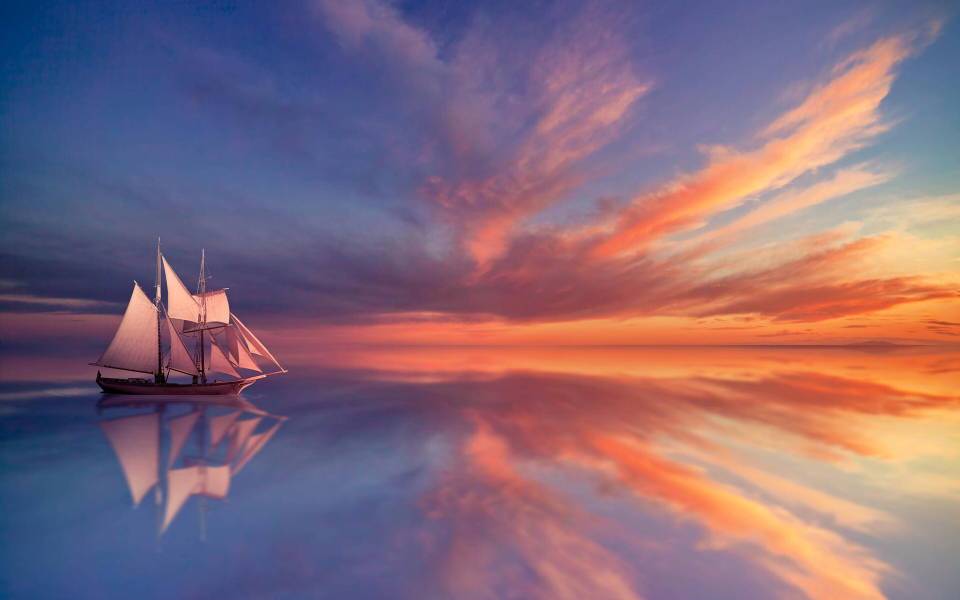
%> input picture GrayscaleImageColoring/MyColorization/colorImage15.jpg, 1920 x 1200 px (shown at 1/2 size)
$ octave myWelsh00.m   (GNU Octave 9; MATLAB toolbox functions it lacks are replaced by stand-ins)
%> lines starting %> are read from the running program, lines starting %| are printed output that depends on the picture
%This File's Function Is Transferring Color To Grey Image Using Welsh
%Algorithm
clc
clear
grayDestinationImageName = 'desImage15.jpg';
colorSourceImageName= 'colorImage15.jpg';
imshow(colorSourceImageName);
figure;
%=Read Destination Greyscale Image And Color SourceImage
destinationImage = imread(grayDestinationImageName);
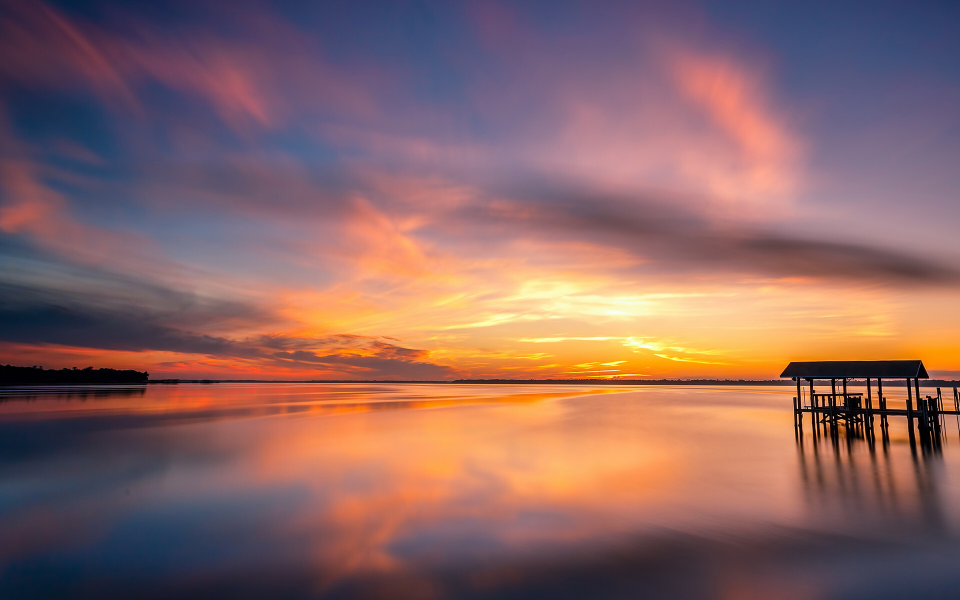
%> input picture GrayscaleImageColoring/MyColorization/desImage15.jpg, 1920 x 1200 px (shown at 1/2 size)
%> destinationImage is the input picture: size 1200x1920x3 uint8; mean R, G, B 138.5, 101.7, 99.6
destinationImage = rgb2gray(destinationImage);
%> destinationImage: size 1200x1920 uint8
if size(size(destinationImage)) == [1,2]
    destinationImage = cat(3,destinationImage,destinationImage,destinationImage);
%> destinationImage: size 1200x1920x3 uint8
end
destinationImage = imresize(destinationImage,0.1);
%> destinationImage: size 120x192x3 uint8

%destinationImage = rgb2gray(destinationImage);
colorSourceImage = imread(colorSourceImageName);
%> colorSourceImage is the input picture: size 1200x1920x3 uint8; mean R, G, B 134.5, 106.4, 122.2
colorSourceImage = imresize(colorSourceImage,0.1);
%> colorSourceImage: size 120x192x3 uint8
%=Convert Each Image From RGB Color Space To LAB Color Space
labDesImageMatrix = rgb2lab(destinationImage);
%> labDesImageMatrix: size 120x192x3 double; mean of channels 1, 2, 3 46.7, 0, 0
labSouImageMatrix = rgb2lab(colorSourceImage);
%> labSouImageMatrix: size 120x192x3 double; mean of channels 1, 2, 3 48.7, 16.8, -4.1
%Get LAB Vector Information From Each Image
LDesImageMatrix = labDesImageMatrix(:,:,1);
ADesImageMatrix = labDesImageMatrix(:,:,2);
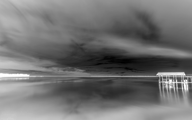
%> ADesImageMatrix: size 120x192 double; min -0.00241, max 0, mean -0.00132; drawn with min black and max white
BDesImageMatrix = labDesImageMatrix(:,:,3);
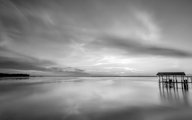
%> BDesImageMatrix: size 120x192 double; min 0, max 0.00457, mean 0.00251; drawn with min black and max white

LSouImageMatrix = labSouImageMatrix(:,:,1);
ASouImageMatrix = labSouImageMatrix(:,:,2);
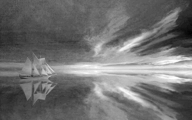
%> ASouImageMatrix: size 120x192 double; min -10.7, max 51.6, mean 16.8; drawn with min black and max white
BSouImageMatrix = labSouImageMatrix(:,:,3);
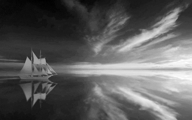
%> BSouImageMatrix: size 120x192 double; min -41.41, max 60.86, mean -4.1; drawn with min black and max white

%figure;imshow(lab2rgb(labSouImageMatrix));
subplot(2,1,1);imshow(lab2rgb(labDesImageMatrix));
%figure;imshow(lab2rgb(cat(3,LSouImageMatrix,ASouImageMatrix,BSouImageMatrix)));

%=Get Mean LAB Values From Each Image
meanLDesImage = mean(mean(LDesImageMatrix));
%> meanLDesImage = 46.65
meanADesImage = mean(mean(ADesImageMatrix));
%> meanADesImage = -0.00132
meanBDesImage = mean(mean(BDesImageMatrix));
%> meanBDesImage = 0.00251

meanLSouImage = mean(mean(LSouImageMatrix));
%> meanLSouImage = 48.65
meanASouImage = mean(mean(ASouImageMatrix));
%> meanASouImage = 16.83
meanBSouImage = mean(mean(BSouImageMatrix));
%> meanBSouImage = -4.14
[souHeight, souWidth, souDepth] = size(labSouImageMatrix);
%> souHeight = 120; souWidth = 192; souDepth = 3
[desHeight, desWidth, desDepth] = size(labDesImageMatrix);
%> desHeight = 120; desWidth = 192; desDepth = 3
% [42 lines of commented-out code are left out]
PowerSouImageMatrix = zeros(souHeight,souWidth);
PowerDesImageMatrix = zeros(desHeight,desWidth);
neihoodMeanLSouImageMatrix = zeros(souHeight,souWidth);
neihoodMeanLDesImageMatrix = zeros(desHeight,desWidth);
for i = 1:souHeight
    for j = 1:souWidth
        numCount = 0;
        for a = -2:2
            for b = -2:2
                if(i+a>0&&j+b>0&&i+a<souHeight+1&&j+b<souWidth+1)
                    neihoodMeanLSouImageMatrix(i,j) = neihoodMeanLSouImageMatrix(i,j) + LSouImageMatrix(i+a,j+b);
                    numCount = numCount + 1;
                end
            end
        end
        neihoodMeanLSouImageMatrix(i,j) = neihoodMeanLSouImageMatrix(i,j) / numCount;
    end
end
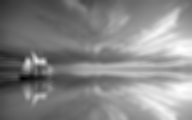
%> neihoodMeanLSouImageMatrix: size 120x192 double; min 6.99, max 85.5, mean 48.7; drawn with min black and max white

for i = 1:souHeight
    for j = 1:souWidth
        PowerSouImageMatrix(i,j) = LSouImageMatrix(i,j); % + neihoodMeanLSouImageMatrix(i,j) / 2;
    end
end

for i = 1:desHeight
    for j = 1:desWidth
        numCount = 0;
        for a = -2:2
            for b = -2:2
                if(i+a>0&&j+b>0&&i+a<desHeight+1&&j+b<desWidth+1)%Keep Each Pixel In The Matrix
                    neihoodMeanLDesImageMatrix(i,j) = neihoodMeanLDesImageMatrix(i,j) + LDesImageMatrix(i+a,j+b);
                    numCount = numCount + 1;
                end
            end
        end
        neihoodMeanLDesImageMatrix(i,j) = neihoodMeanLDesImageMatrix(i,j) / numCount;
    end
end
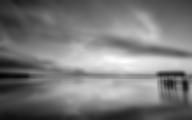
%> neihoodMeanLDesImageMatrix: size 120x192 double; min 2.06, max 95.56, mean 46.7; drawn with min black and max white

for i = 1:desHeight
    for j = 1:desWidth
        PowerDesImageMatrix(i,j) = LDesImageMatrix(i,j);% / 2 + neihoodMeanLDesImageMatrix(i,j) / 2;
    end
end

% Search for matching

%> (the run ends here)
